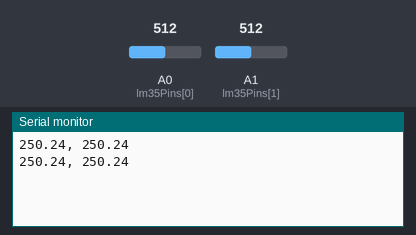
Bench run of a sketch on a simulated Arduino Uno, built with avr-gcc and run on an emulated ATmega328P. Parts: the last lines printed to the serial monitor. Inputs (shaded band) come from the test bench; at power-on: A0 (lm35Pins[0]) = 512, A1 (lm35Pins[1]) = 512.

Above: at 1.8 s.
1.9 s: A0 (lm35Pins[0]) set to 716
At 2.5 s:
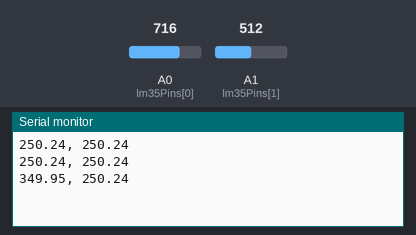
3.4 s: A1 (lm35Pins[1]) set to 716
At 4.7 s:
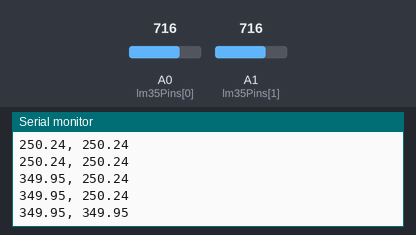
4.9 s: A0 (lm35Pins[0]) set to 900
At 5.8 s:
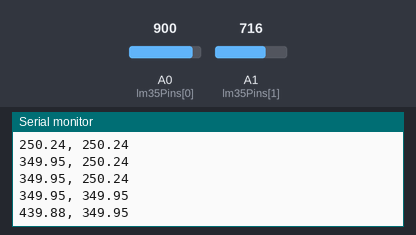
6.4 s: A1 (lm35Pins[1]) set to 900
At 7.7 s:
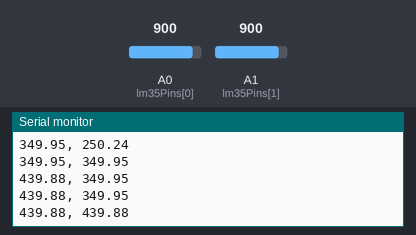
Timing chart, 0 to 8.9 s (numbered marks = the images above; inputs shaded):
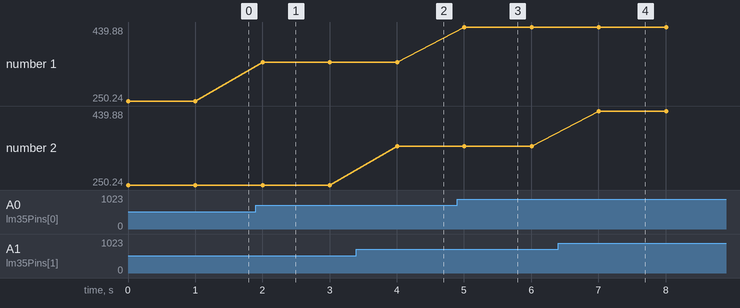

The sketch:

LM35_TempReader.ino
```cpp
const int lm35Pins[2] = {A0, A1}; // Khai báo mảng chứa 2 chân cảm biến

void setup() {
  Serial.begin(9600);
}

void loop() {
  float temperatures[2];

  for (int i = 0; i < 2; i++) {
    int adcValue = analogRead(lm35Pins[i]);
    temperatures[i] = (adcValue * 500.0) / 1023.0;
  }

  // Gửi dữ liệu dạng CSV: Temp0, Temp1
  Serial.print(temperatures[0]);
  Serial.print(", ");
  Serial.println(temperatures[1]);

  delay(1000);
}
```

Measured:
- after the input at 1.9 s, the serial monitor: prints a new line after 0.10 s (image 1)
- after the input at 3.4 s, the serial monitor: prints a new line after 0.61 s (image 2)
- after the input at 4.9 s, the serial monitor: prints a new line after 0.11 s (image 3)
- after the input at 6.4 s, the serial monitor: prints a new line after 0.61 s (image 4)
- plotted number 1: 250.24 → 349.95 after the input at 1.9 s, 349.95 → 439.88 after the input at 4.9 s
